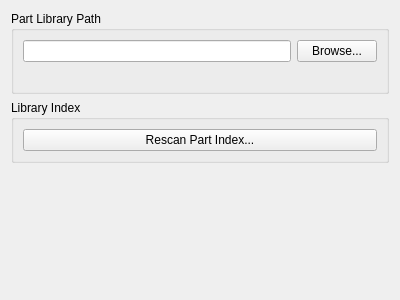
<?xml version="1.0" encoding="UTF-8"?>
<ui version="4.0">
 <class>ConfigPageLDraw</class>
 <widget class="QWidget" name="ConfigPageLDraw">
  <property name="geometry">
   <rect>
    <x>0</x>
    <y>0</y>
    <width>400</width>
    <height>300</height>
   </rect>
  </property>
  <property name="windowTitle">
   <string>LDraw</string>
  </property>
  <layout class="QVBoxLayout" name="verticalLayout_3">
   <item>
    <widget class="QGroupBox" name="groupBox">
     <property name="title">
      <string>Part Library Path</string>
     </property>
     <layout class="QVBoxLayout" name="verticalLayout">
      <item>
       <layout class="QHBoxLayout" name="horizontalLayout">
        <item>
         <widget class="QLineEdit" name="editLDrawPath"/>
        </item>
        <item>
         <widget class="QPushButton" name="browseLDrawPath">
          <property name="text">
           <string>Browse...</string>
          </property>
         </widget>
        </item>
       </layout>
      </item>
      <item>
       <widget class="QLabel" name="statusLDrawPath">
        <property name="text">
         <string/>
        </property>
       </widget>
      </item>
     </layout>
    </widget>
   </item>
   <item>
    <widget class="QGroupBox" name="groupBox_2">
     <property name="title">
      <string>Library Index</string>
     </property>
     <layout class="QVBoxLayout" name="verticalLayout_2">
      <item>
       <widget class="QPushButton" name="pushButton">
        <property name="text">
         <string>Rescan Part Index...</string>
        </property>
       </widget>
      </item>
     </layout>
    </widget>
   </item>
   <item>
    <spacer name="verticalSpacer">
     <property name="orientation">
      <enum>Qt::Vertical</enum>
     </property>
     <property name="sizeHint" stdset="0">
      <size>
       <width>20</width>
       <height>143</height>
      </size>
     </property>
    </spacer>
   </item>
  </layout>
 </widget>
 <resources/>
 <connections/>
</ui>
